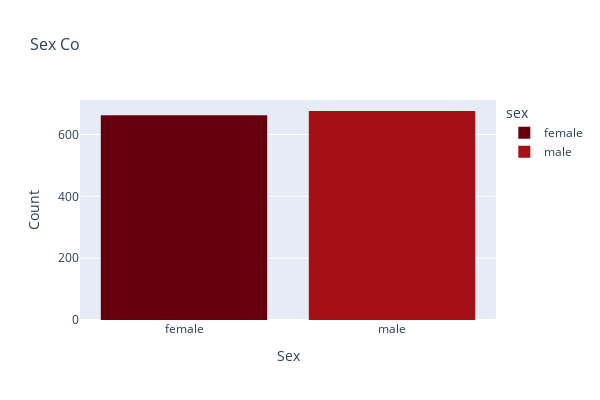

This figure's notebook cell:
### Markdown cell above
## 4. Visualization <a id=3.2></a>

### Code cell
fig = px.histogram(df, x='sex', color='sex',
                   title='Sex Count',
                   color_discrete_sequence=px.colors.sequential.Reds_r,
                   width=600, height=400)

fig.update_layout(
    xaxis_title='Sex',
    yaxis_title='Count',
    title_font_size=16,
    xaxis_tickfont_size=12,
    yaxis_tickfont_size=12
)

fig.show()

### Figure 1 — Plotly figure (JSON) as saved in the notebook; plotly's stock layout.template omitted (floating-point values rounded to 4 significant figures; data arrays with more than 128 entries replaced by an {"elided": "..."} marker saying what was removed)
{"data": [{"bingroup": "x", "hovertemplate": "sex=%{x}<br>count=%{y}<extra></extra>", "legendgroup": "female", "marker": {"color": "rgb(103,0,13)", "pattern": {"shape": ""}}, "name": "female", "orientation": "v", "showlegend": true, "type": "histogram", "x": {"elided": "662 str values"}, "xaxis": "x", "yaxis": "y"}, {"bingroup": "x", "hovertemplate": "sex=%{x}<br>count=%{y}<extra></extra>", "legendgroup": "male", "marker": {"color": "rgb(165,15,21)", "pattern": {"shape": ""}}, "name": "male", "orientation": "v", "showlegend": true, "type": "histogram", "x": {"elided": "676 str values"}, "xaxis": "x", "yaxis": "y"}], "layout": {"barmode": "relative", "height": 400, "legend": {"title": {"text": "sex"}, "tracegroupgap": 0}, "title": {"font": {"size": 16}, "text": "Sex Co"}, "width": 600, "xaxis": {"anchor": "y", "categoryarray": ["female", "male"], "categoryorder": "array", "domain": [0, 1], "tickfont": {"size": 12}, "title": {"text": "Sex"}}, "yaxis": {"anchor": "x", "domain": [0, 1], "tickfont": {"size": 12}, "title": {"text": "Count"}}}}
